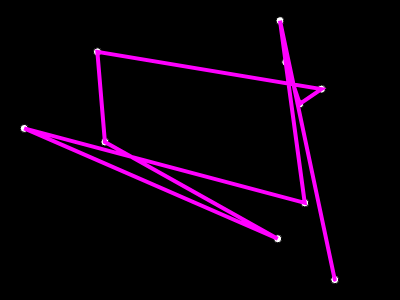
Frame 1 (no input)
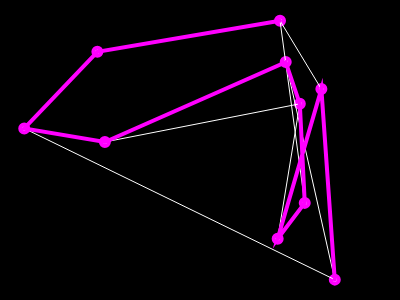
Frame 60 (no input)
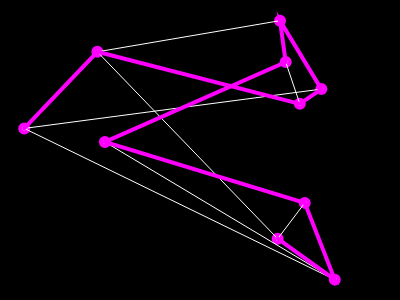
Frame 120 (the mouse pressed at the canvas centre since frame 60)

The p5.js sketch that drew these frames (run headless with seeded random() and noise() and a simulated clock; from frame 60 on, the mouse is pressed at the canvas centre):

// p5.js sketch
// ── sketch.js
const cities = [];
const totalCities = 10;

let recordDistance;
let bestEver;

function newCity() {
    const v = createVector(random(width), random(height));
    cities.push(v);
}

function drawCities() {
    fill(255);
    cities.forEach(({ x, y }) => {
        ellipse(x, y, 8, 8);
    });
}

function shuffleCities() {
    for (let index=0; index<totalCities; index++) {
        const swapIndex = floor(random(cities.length));
        if (swapIndex !== index) {
            [cities[index], cities[swapIndex]] = [cities[swapIndex], cities[index]];
        }
    }
}

function calculateDistance(points) {
    let lastPoint = points[0];
    return points.slice(1)
        .reduce((distance, curPoint) => {
            distance += curPoint.dist(lastPoint);
            lastPoint = curPoint;
            return distance;
        }, 0);
}

function drawBestPath() {
    if (bestEver) {
        stroke(255, 0, 255);
        strokeWeight(4);
        noFill();
        beginShape();
        bestEver.forEach(({ x, y }) => {
            vertex(x, y);
        });
        endShape();
    }
}

function drawPath() {
    stroke(255);
    strokeWeight(1);
    noFill();
    beginShape();
    cities.forEach(({ x, y }) => {
        vertex(x, y);
    });
    endShape();
}

function newRecord() {
    const distance = calculateDistance(cities);
    if (!recordDistance || distance < recordDistance) {
        recordDistance = distance;
        bestEver = cities.slice();
        console.log(distance);
    }
}

function setup() {
    createCanvas(400, 300);

    for (let i=0; i<totalCities; i++) newCity();

    newRecord();
}

function draw() {
    background(0);

    drawCities();
    drawPath();
    drawBestPath();

    shuffleCities();
    newRecord();
}
// ── ga.js
const mutationRate = 0.01;

function pickOne(list, probs) {
    let index = -1;
    let r = random(1);

    while (r>0) {
        r -= probs[++index];
    }

    return list[index].slice();
}

function calculateDistance(points, order) {
    let lastPoint = points[order[0]];
    return order.slice(1)
        .reduce((distance, index) => {
            const curPoint = points[index];
            distance += curPoint.dist(lastPoint);
            lastPoint = curPoint;
            return distance;
        }, 0);
}

function calculateFitnesses(population, fitnesses, cities) {
    population.forEach((order, index) => {
        fitnesses[index] = 1 / (newRecord(cities, order) + 1);
    });
}

function normalizeFitnesses(fitnesses) {
    const sum = fitnesses.reduce((total, fit) => total+fit, 0);
    for (let i=0; i<fitnesses.length; i++) {
        fitnesses[i] /= sum;
    }
}

function nextGeneration(population, fitnesses, order) {
    if (typeof population === 'number') { // create a population
        const newPopulation = [];
        for (let i=0; i<population; i++) {
            const shuffledOrder = shuffle(order);
            newPopulation.push(shuffledOrder);
        }
        return newPopulation;
    } else {
        return population.map(() => {
            const parentA = pickOne(population, fitnesses);
            const parentB = pickOne(population, fitnesses);
            const child = crossOver(parentA, parentB);
            mutate(child);
            return child;
        });
    }
}

function crossOver(parentA, parentB) {
    const start = floor(random(parentA.length-1));
    const end = floor(random(start+1, parentA.length));
    const child = parentA.slice(start, end);
    parentB.forEach(city => {
        if (!child.includes(city)) {
            child.push(city);
        }
    });
    return child;
}

function mutate(order) {
    for (let n=0; n<order.length; n++) {
        if (random(1) < mutationRate) {
            const i = floor(random(order.length));
            const j = (i+1) % order.length;
            [order[i], order[j]] = [order[j], order[i]];
        }
    }
}
